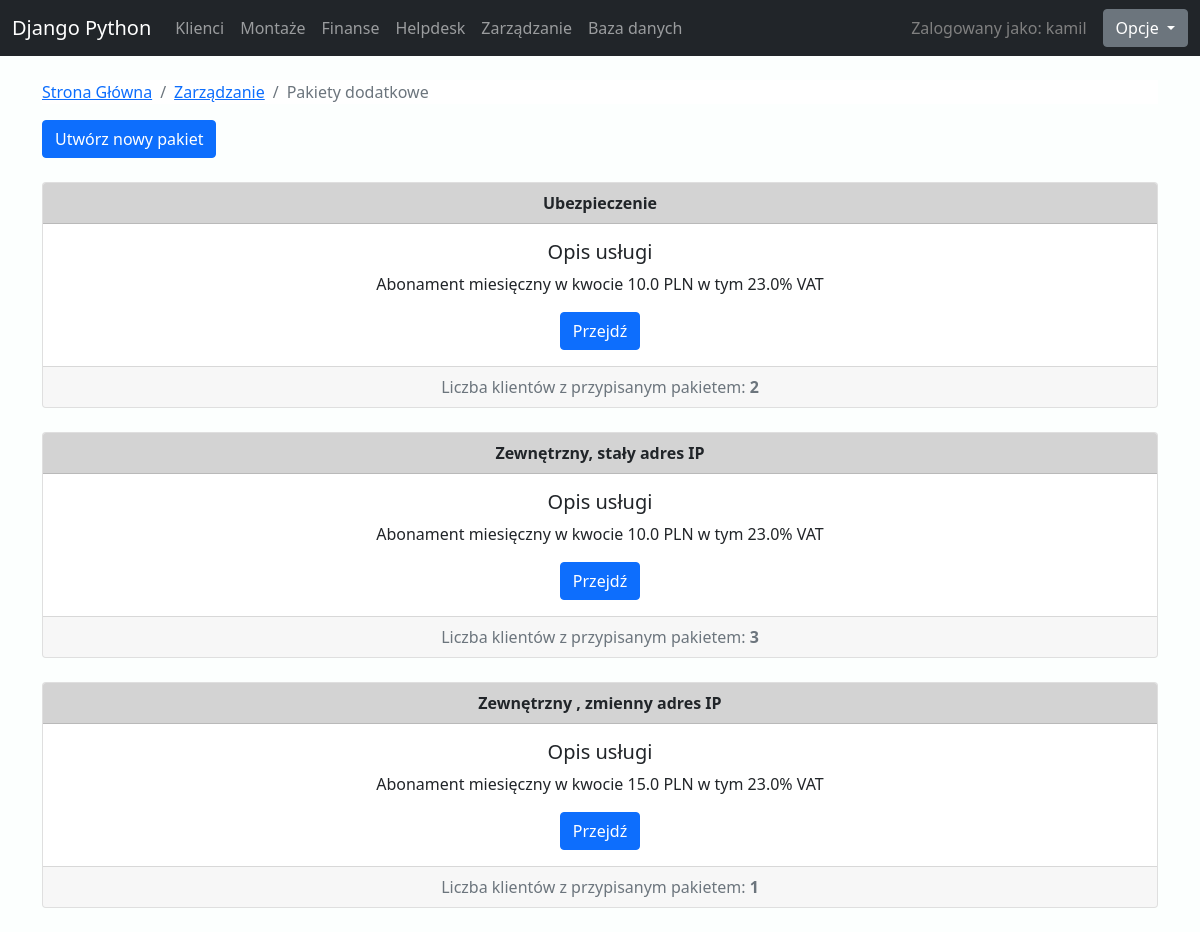
The app's page /zarzadzanie/spisPakietow/ (signed in) with its own data.
### zarzadzanie/models.py (models this page shows, shortened)
class PakietDodatkowy(models.Model):
    nazwaPakietu = models.CharField(max_length=100)
    cena = models.FloatField()
    podatek = models.FloatField()
    class Meta:
        verbose_name = "Pakiet dodatkowy"
        verbose_name_plural = "Pakiety dodatkowe"

### zarzadzanie/views.py (the view)
# urls.py: path('spisPakietow/', views.spisPakietow, name="spisPakietow"),
@login_required(login_url="logowanie")
def spisPakietow(request):
    pakiety = PakietDodatkowy.objects.all()
    liczbaKlientow = list()
    for pakiet in pakiety:
        klienci = Klient.objects.filter(pakiety = pakiet)
        liczbaKlientow.append(klienci.count())
    pakietyLiczba = zip(pakiety, liczbaKlientow)
    return render(request, 'zarzadzanie/spisPakietow.html', {'pakietyLiczba':pakietyLiczba})

### templates/zarzadzanie/spisPakietow.html
{% extends 'glowna/szablon.html' %}
{%block content %}
<nav style="background-color:white;" aria-label="breadcrumb">
    <ol class="breadcrumb">
      <li class="breadcrumb-item"><a href="{% url 'glowna' %}">Strona Główna</a></li>
      <li class="breadcrumb-item"><a href="{% url 'zarzadzanie' %}">Zarządzanie</a></li>
      <li class="breadcrumb-item active" aria-current="page">Pakiety dodatkowe</li>
    </ol>
</nav>
<button type="button" class="btn btn-primary" data-bs-toggle="modal" data-bs-target="#staticBackdropTaryfa">
  Utwórz nowy pakiet
</button>
<br><br>
{% for pakiet, liczba in pakietyLiczba%}
<div class="card text-center">
    <div class="card-header" style='background-color:lightgray;'>
      <b>{{pakiet.nazwaPakietu}}</b>
    </div>
    <div class="card-body">
      <h5 class="card-title">Opis usługi</h5>
      <p class="card-text">Abonament miesięczny w kwocie {{pakiet.cena}} PLN w tym {{pakiet.podatek}}% VAT</p>
      <a href="{% url 'pakietSzczegoly' pakiet.id %}" class="btn btn-primary">Przejdź</a>
    </div>
    <div class="card-footer text-muted">
      Liczba klientów z przypisanym pakietem: <b>{{liczba}}</b>
    </div>
  </div>
<br>
{% endfor %}
{% endblock %}

### templates/glowna/nawigacja.html (shortened to what this page needs)
<div class="sticky-top">
<nav class="navbar navbar-expand-lg navbar-dark bg-dark">
			<div class="container-fluid">
				<a href="{% url 'glowna'%}" class="navbar-brand">Django Python</a>
				<div class="collapse navbar-collapse" id="navbarSupportedContent">
					<ul class="navbar-nav me-auto mb-2 mb-lg-0">
							<li class="nav-item">
								<a class="nav-link" href="{% url 'klienci'%}">Klienci </a>
							</li>
							<li class="nav-item">
								<a class="nav-link" href="{% url 'montaze'%}">Montaże</a>
							</li>
							<li class="nav-item">
								<a class="nav-link" href="{% url 'finanse'%}">Finanse</a>
							</li>
							<li class="nav-item">
								<a class="nav-link" href="{% url 'zgloszenia'%}">Helpdesk</a>
							</li>
							<li class="nav-item">
								<a class="nav-link" href="{% url 'zarzadzanie'%}">Zarządzanie</a>
							</li>
							{% if request.user.is_superuser %}
							<li class="nav-item">
								<a class="nav-link" href="{% url 'admin:index' %}">Baza danych</a>
							</li>
							{% else %}
							<li class="nav-item">
								<a class="nav-link disabled" href="{% url 'admin:index' %}">Baza danych</a>
							</li>
							{% endif %}
					</ul>
						<span style="color:gray;"class="nav-link">Zalogowany jako: {{request.user}} </span>
						<div class="dropdown ">
							<button class="btn btn-secondary dropdown-toggle" type="button" id="dropdownMenuButton1" data-bs-toggle="dropdown" aria-expanded="false">
							Opcje
							</button>
						</div>
				</div>
			</div>
</nav>
</div>

### statyczne/szablonStyl.css (style rules this page uses)
body { background-color:rgb(252, 255, 254); }

### records on screen
PakietDodatkowy: nazwaPakietu "Ubezpieczenie", cena "10.0", podatek "23.0", liczba "2"
PakietDodatkowy: nazwaPakietu "Zewnętrzny, stały adres IP", cena "10.0", podatek "23.0", liczba "3"
PakietDodatkowy: nazwaPakietu "Zewnętrzny , zmienny adres IP", cena "15.0", podatek "23.0", liczba "1"

### other values on screen
{{ request.user }} "kamil"
